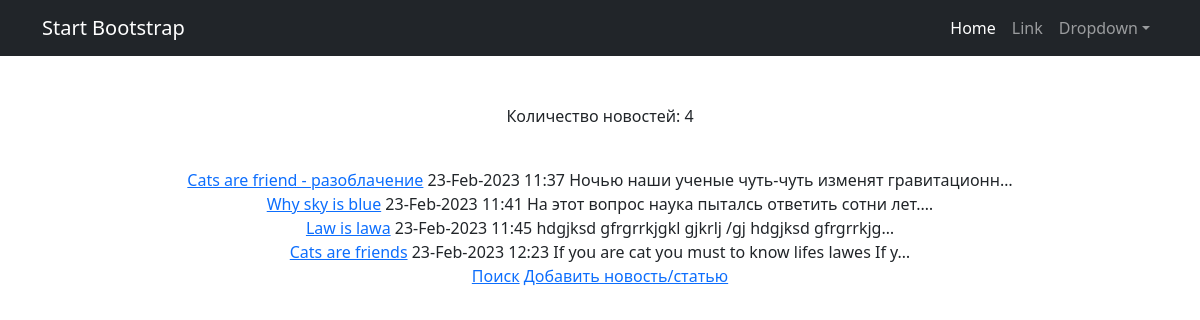
The page /news/ on the database as committed earlier.
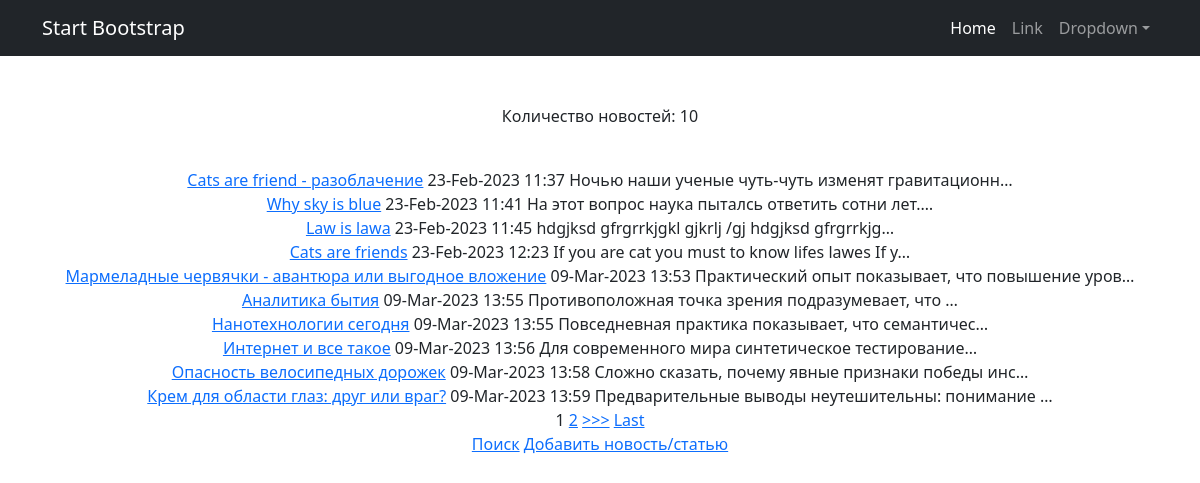
The same page on the database as committed later.
### news/models.py (models this page shows, shortened)
class Post(models.Model):
    article = 'AR'
    news = 'NE'
    TYPE_OF_CONTENT = [
        (article, 'Статья'),
        (news, 'Новость')
    ]
    title = models.CharField(max_length=100) #заголовок статьи/новости;
    text = models.TextField() #текст статьи/новости;
    type_of_content = models.CharField(max_length=2, choices=TYPE_OF_CONTENT, default=news) #поле с выбором — «статья» или «новость»;
    rating = models.IntegerField(default = 0) #рейтинг статьи/новости.
    datetime = models.DateTimeField(auto_now_add=True) #автоматически добавляемая дата и время создания;
    category = models.ManyToManyField(Category, through="PostCategory")
    author = models.ForeignKey(Author, on_delete=models.CASCADE)

### news/views.py (the view)
# urls.py: path('', NewsList.as_view()),
class NewsList(ListView):
    model = Post
    template_name = 'news.html'
    context_object_name = 'news'
    paginate_by = 10
    def get_context_data(self, **kwargs): # забираем отфильтрованные объекты переопределяя метод get_context_data у наследуемого класса (привет, полиморфизм, мы скучали!!!)
        context = super().get_context_data(**kwargs)
        context['filter'] = NewsFilter(self.request.GET, queryset=self.get_queryset()) # вписываем наш фильтр в контекст
        return context

### news/templatetags/censor.py (called while the page is built)
@register.filter(name='Censor')
def Censor(value):
    all_words = value.split(' ')
    result = ''
    for word in all_words:
        if word == 'блять':
            word = '*****'
            result += ' ' + word
        elif word == 'блять,':
            word = '*****,'
            result += ' ' + word
        elif word == 'блять!':
            word = '*****,'
            result += ' ' + word
        elif word == 'блять.':
            word = '*****,'
            result += ' ' + word
        elif word == 'блять?':
            word = '*****,'
            result += ' ' + word
        else:
            result += ' ' + word
    return result

### templates/news.html (shortened to what this page needs)
{% extends 'flatpages/default.html' %}
{% load censor %}
{% block content%}
    {% if news|length > 1 %}
        <p>Количество новостей: {{news|length}}</p>
        <br>
        {% for NnA in news%}
            <a href={{NnA.pk}}>{{NnA.title}}</a> {{NnA.datetime|date:'d-M-Y H:i'}} {{NnA.text|Censor|truncatechars:50}}
            <br>
        {% endfor %}
        {% else %}
        <p>{{news.get_type_of_content_display}} {{news.title}} Автор: {{news.author.user.username}} Категория: {{news.category}} Дата публикации:{{news.datetime|date:'d-M-Y H:i'}}</p>
        <div>{{news.text|Censor}}</div>
        <p>Рейтинг статьи: {{news.rating}}</p>
        <a href = {{news.pk}}/edit>Редактировать</a>
    {%endif%}
    {% if is_paginated %}
    {% for num in page_obj.paginator.page_range %}
        {% if page_obj.number == num %}
            <a>{{ num }}</a>
        {% elif num > page_obj.number|add:'-3' and num < page_obj.number|add:'3' %}
            <a href="?page={{ num }}">{{ num }}</a>
        {% endif %}
    {% endfor %}
    {% if page_obj.has_next %}
        <a href="?page={{ page_obj.next_page_number }}">>>></a>
        <a href="?page={{ page_obj.paginator.num_pages }}">Last</a>
    {% endif %}
    {% endif %}
    <p><a href = 'search'>Поиск</a> <a href = 'add'>Добавить новость/статью</a></p>
{% endblock content%}

### templates/flatpages/default.html (shortened to what this page needs)
{% load static %}
<!DOCTYPE html>
<html lang="en">
    <head>
        <link href="{% static 'css/styles.css'%}" rel="stylesheet" />
    </head>
    <body>
        <nav class="navbar navbar-expand-lg navbar-dark bg-dark">
            <div class="container">
                <a class="navbar-brand" href="#">Start Bootstrap</a>
                <div class="collapse navbar-collapse" id="navbarSupportedContent">
                    <ul class="navbar-nav ms-auto mb-2 mb-lg-0">
                        <li class="nav-item"><a class="nav-link active" aria-current="page" href="#">Home</a></li>
                        <li class="nav-item"><a class="nav-link" href="#">Link</a></li>
                        <li class="nav-item dropdown">
                            <a class="nav-link dropdown-toggle" id="navbarDropdown" href="#" role="button" data-bs-toggle="dropdown" aria-expanded="false">Dropdown</a>
                        </li>
                    </ul>
                </div>
            </div>
        </nav>
        <div class="container">
            <div class="text-center mt-5">
                {% block content %}{% endblock content %}
            </div>
        </div>
    </body>
</html>

Rows that differ between the two databases and show on the page:
added Post: title "Мармеладные червячки - авантюра или выгодное вложение", datetime "09-Mar-2023 13:53", text|Censor "Практический опыт показывает, что повышение уров…"
added Post: title "Аналитика бытия", datetime "09-Mar-2023 13:55", text|Censor "Противоположная точка зрения подразумевает, что …"
added Post: title "Нанотехнологии сегодня", datetime "09-Mar-2023 13:55", text|Censor "Повседневная практика показывает, что семантичес…"
added Post: title "Интернет и все такое", datetime "09-Mar-2023 13:56", text|Censor "Для современного мира синтетическое тестирование…"
added Post: title "Опасность велосипедных дорожек", datetime "09-Mar-2023 13:58", text|Censor "Сложно сказать, почему явные признаки победы инс…"
added Post: title "Крем для области глаз: друг или враг?", datetime "09-Mar-2023 13:59", text|Censor "Предварительные выводы неутешительны: понимание …"
Other text that changed with them:
{{ news|length }}: "4" → "10"
new list line: "1"
new list line: "2"
text now shown: ">>> Last"
